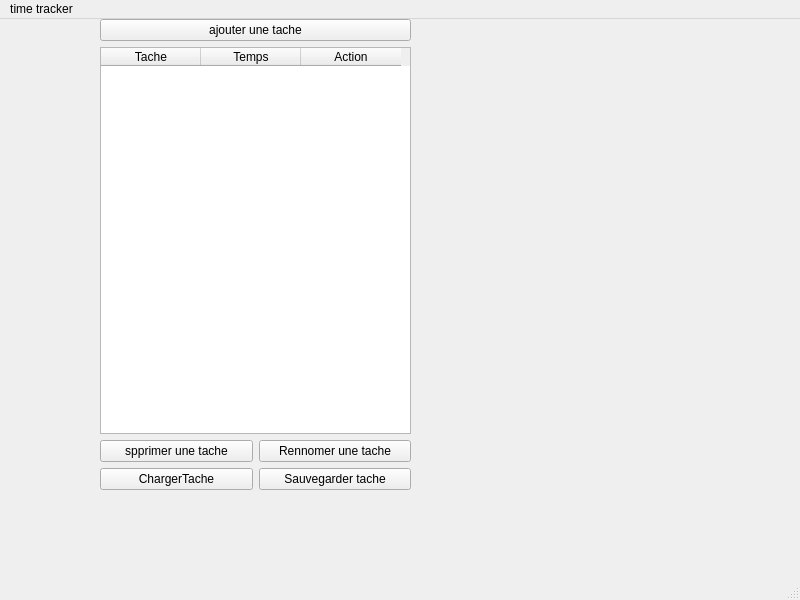
<?xml version="1.0" encoding="UTF-8"?>
<ui version="4.0">
 <class>MainWindow</class>
 <widget class="QMainWindow" name="MainWindow">
  <property name="geometry">
   <rect>
    <x>0</x>
    <y>0</y>
    <width>800</width>
    <height>600</height>
   </rect>
  </property>
  <property name="windowTitle">
   <string>MainWindow</string>
  </property>
  <widget class="QWidget" name="centralwidget">
   <widget class="QWidget" name="layoutWidget">
    <property name="geometry">
     <rect>
      <x>100</x>
      <y>0</y>
      <width>311</width>
      <height>471</height>
     </rect>
    </property>
    <layout class="QVBoxLayout" name="verticalLayout">
     <item>
      <widget class="QPushButton" name="Addtask">
       <property name="text">
        <string>ajouter une tache</string>
       </property>
      </widget>
     </item>
     <item>
      <widget class="QTableWidget" name="TaskTable">
       <column>
        <property name="text">
         <string>Tache</string>
        </property>
       </column>
       <column>
        <property name="text">
         <string>Temps</string>
        </property>
       </column>
       <column>
        <property name="text">
         <string>Action</string>
        </property>
       </column>
      </widget>
     </item>
     <item>
      <layout class="QGridLayout" name="gridLayout">
       <item row="0" column="0">
        <widget class="QPushButton" name="DeleteTask">
         <property name="text">
          <string>spprimer une tache</string>
         </property>
        </widget>
       </item>
       <item row="1" column="1">
        <widget class="QPushButton" name="SaveTask">
         <property name="text">
          <string>Sauvegarder tache</string>
         </property>
        </widget>
       </item>
       <item row="0" column="1">
        <widget class="QPushButton" name="Renametask">
         <property name="text">
          <string>Rennomer une tache</string>
         </property>
        </widget>
       </item>
       <item row="1" column="0">
        <widget class="QPushButton" name="LoadTask">
         <property name="text">
          <string>ChargerTache</string>
         </property>
        </widget>
       </item>
      </layout>
     </item>
    </layout>
   </widget>
  </widget>
  <widget class="QMenuBar" name="menubar">
   <property name="geometry">
    <rect>
     <x>0</x>
     <y>0</y>
     <width>800</width>
     <height>22</height>
    </rect>
   </property>
   <widget class="QMenu" name="menutime_tracker">
    <property name="title">
     <string>time tracker</string>
    </property>
   </widget>
   <addaction name="menutime_tracker"/>
  </widget>
  <widget class="QStatusBar" name="statusbar"/>
 </widget>
 <resources/>
 <connections/>
</ui>
